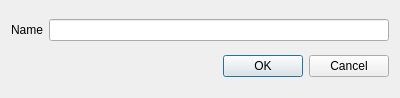
<?xml version="1.0" encoding="UTF-8"?>
<ui version="4.0">
 <class>addPlayerDialog</class>
 <widget class="QDialog" name="addPlayerDialog">
  <property name="geometry">
   <rect>
    <x>0</x>
    <y>0</y>
    <width>400</width>
    <height>98</height>
   </rect>
  </property>
  <property name="windowTitle">
   <string>Dialog</string>
  </property>
  <layout class="QVBoxLayout" name="verticalLayout">
   <item>
    <layout class="QHBoxLayout" name="horizontalLayout">
     <item>
      <widget class="QLabel" name="label">
       <property name="text">
        <string>Name</string>
       </property>
      </widget>
     </item>
     <item>
      <widget class="QLineEdit" name="nameEdit"/>
     </item>
    </layout>
   </item>
   <item>
    <widget class="QDialogButtonBox" name="buttonBox">
     <property name="orientation">
      <enum>Qt::Horizontal</enum>
     </property>
     <property name="standardButtons">
      <set>QDialogButtonBox::Cancel|QDialogButtonBox::Ok</set>
     </property>
    </widget>
   </item>
  </layout>
 </widget>
 <resources/>
 <connections>
  <connection>
   <sender>buttonBox</sender>
   <signal>accepted()</signal>
   <receiver>addPlayerDialog</receiver>
   <slot>accept()</slot>
   <hints>
    <hint type="sourcelabel">
     <x>227</x>
     <y>76</y>
    </hint>
    <hint type="destinationlabel">
     <x>157</x>
     <y>97</y>
    </hint>
   </hints>
  </connection>
  <connection>
   <sender>buttonBox</sender>
   <signal>rejected()</signal>
   <receiver>addPlayerDialog</receiver>
   <slot>reject()</slot>
   <hints>
    <hint type="sourcelabel">
     <x>295</x>
     <y>82</y>
    </hint>
    <hint type="destinationlabel">
     <x>286</x>
     <y>97</y>
    </hint>
   </hints>
  </connection>
 </connections>
</ui>
